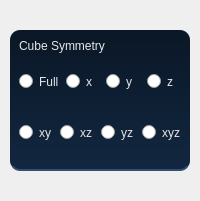
              <widget class="QWidget" name="page_3d">
               <property name="styleSheet">
                <string notr="true">QWidget#page_3d
{
background-color: rgb(39, 60, 84);
color:rgb(255, 68, 0);
border-style:outset;
border-width:3px;
border-color: rgb(16,26,38);
}</string>
               </property>
               <layout class="QVBoxLayout" name="verticalLayout_5">
                <property name="leftMargin">
                 <number>10</number>
                </property>
                <property name="topMargin">
                 <number>30</number>
                </property>
                <property name="rightMargin">
                 <number>10</number>
                </property>
                <property name="bottomMargin">
                 <number>30</number>
                </property>
                <item>
                 <widget class="QFrame" name="frame_3">
                  <property name="styleSheet">
                   <string notr="true">QFrame#frame_3
{
border-style:outset;
border-bottom-width:2px;
border-radius:10px;
border-color: rgb(47, 78, 115);
background-color: qlineargradient(spread:pad, x1:0, y1:1, x2:0, y2:0, stop:0 rgb(18, 39, 64), stop:1 rgb(10, 23, 38));
}</string>
                  </property>
                  <property name="frameShape">
                   <enum>QFrame::StyledPanel</enum>
                  </property>
                  <property name="frameShadow">
                   <enum>QFrame::Raised</enum>
                  </property>
                  <layout class="QVBoxLayout" name="verticalLayout_4">
                   <item>
                    <widget class="QLabel" name="label_16">
                     <property name="styleSheet">
                      <string notr="true">font: 12pt &quot;Microsoft YaHei UI Light&quot;;
color: rgb(231, 231, 231);</string>
                     </property>
                     <property name="text">
                      <string>Cube Symmetry</string>
                     </property>
                    </widget>
                   </item>
                   <item>
                    <spacer name="verticalSpacer_3">
                     <property name="orientation">
                      <enum>Qt::Vertical</enum>
                     </property>
                     <property name="sizeType">
                      <enum>QSizePolicy::Fixed</enum>
                     </property>
                     <property name="sizeHint" stdset="0">
                      <size>
                       <width>20</width>
                       <height>15</height>
                      </size>
                     </property>
                    </spacer>
                   </item>
                   <item>
                    <layout class="QHBoxLayout" name="horizontalLayout_6">
                     <property name="leftMargin">
                      <number>0</number>
                     </property>
                     <item>
                      <widget class="QRadioButton" name="radio_full_sym">
                       <property name="styleSheet">
                        <string notr="true">QRadioButton{
font: 11pt &quot;Microsoft YaHei UI Light&quot;;
color: rgb(231, 231, 231);}

QRadioButton:indicator:checked{
border-radius:6px;
background-color: qlineargradient(spread:pad, x1:0, y1:1, x2:0, y2:0, stop:0 rgb(53, 156, 230), stop:1 rgb(55, 119, 222));
border: 0.7px solid white;
}</string>
                       </property>
                       <property name="text">
                        <string>Full</string>
                       </property>
                      </widget>
                     </item>
                     <item>
                      <widget class="QRadioButton" name="radio_x_sym">
                       <property name="styleSheet">
                        <string notr="true">QRadioButton{
font: 11pt &quot;Microsoft YaHei UI Light&quot;;
color: rgb(231, 231, 231);}

QRadioButton:indicator:checked{
border-radius:6px;
background-color: qlineargradient(spread:pad, x1:0, y1:1, x2:0, y2:0, stop:0 rgb(53, 156, 230), stop:1 rgb(55, 119, 222));
border: 0.7px solid white;
}</string>
                       </property>
                       <property name="text">
                        <string>x</string>
                       </property>
                      </widget>
                     </item>
                     <item>
                      <widget class="QRadioButton" name="radio_y_sym">
                       <property name="styleSheet">
                        <string notr="true">QRadioButton{
font: 11pt &quot;Microsoft YaHei UI Light&quot;;
color: rgb(231, 231, 231);}

QRadioButton:indicator:checked{
border-radius:6px;
background-color: qlineargradient(spread:pad, x1:0, y1:1, x2:0, y2:0, stop:0 rgb(53, 156, 230), stop:1 rgb(55, 119, 222));
border: 0.7px solid white;
}</string>
                       </property>
                       <property name="text">
                        <string>y</string>
                       </property>
                      </widget>
                     </item>
                     <item>
                      <widget class="QRadioButton" name="radio_z_sym">
                       <property name="styleSheet">
                        <string notr="true">QRadioButton{
font: 11pt &quot;Microsoft YaHei UI Light&quot;;
color: rgb(231, 231, 231);}

QRadioButton:indicator:checked{
border-radius:6px;
background-color: qlineargradient(spread:pad, x1:0, y1:1, x2:0, y2:0, stop:0 rgb(53, 156, 230), stop:1 rgb(55, 119, 222));
border: 0.7px solid white;
}</string>
                       </property>
                       <property name="text">
                        <string>z</string>
                       </property>
                      </widget>
                     </item>
                    </layout>
                   </item>
                   <item>
                    <spacer name="verticalSpacer_5">
                     <property name="orientation">
                      <enum>Qt::Vertical</enum>
                     </property>
                     <property name="sizeType">
                      <enum>QSizePolicy::Minimum</enum>
                     </property>
                     <property name="sizeHint" stdset="0">
                      <size>
                       <width>100</width>
                       <height>30</height>
                      </size>
                     </property>
                    </spacer>
                   </item>
                   <item>
                    <layout class="QHBoxLayout" name="horizontalLayout_7">
                     <item>
                      <widget class="QRadioButton" name="radio_xy_sym">
                       <property name="styleSheet">
                        <string notr="true">QRadioButton{
font: 11pt &quot;Microsoft YaHei UI Light&quot;;
color: rgb(231, 231, 231);}

QRadioButton:indicator:checked{
border-radius:6px;
background-color: qlineargradient(spread:pad, x1:0, y1:1, x2:0, y2:0, stop:0 rgb(53, 156, 230), stop:1 rgb(55, 119, 222));
border: 0.7px solid white;
}</string>
                       </property>
                       <property name="text">
                        <string>xy</string>
                       </property>
                      </widget>
                     </item>
                     <item>
                      <widget class="QRadioButton" name="radio_xz_sym">
                       <property name="styleSheet">
                        <string notr="true">QRadioButton{
font: 11pt &quot;Microsoft YaHei UI Light&quot;;
color: rgb(231, 231, 231);}

QRadioButton:indicator:checked{
border-radius:6px;
background-color: qlineargradient(spread:pad, x1:0, y1:1, x2:0, y2:0, stop:0 rgb(53, 156, 230), stop:1 rgb(55, 119, 222));
border: 0.7px solid white;
}</string>
                       </property>
                       <property name="text">
                        <string>xz</string>
                       </property>
                      </widget>
                     </item>
                     <item>
                      <widget class="QRadioButton" name="radio_yz_sym">
                       <property name="styleSheet">
                        <string notr="true">QRadioButton{
font: 11pt &quot;Microsoft YaHei UI Light&quot;;
color: rgb(231, 231, 231);}

QRadioButton:indicator:checked{
border-radius:6px;
background-color: qlineargradient(spread:pad, x1:0, y1:1, x2:0, y2:0, stop:0 rgb(53, 156, 230), stop:1 rgb(55, 119, 222));
border: 0.7px solid white;
}</string>
                       </property>
                       <property name="text">
                        <string>yz</string>
                       </property>
                      </widget>
                     </item>
                     <item>
                      <widget class="QRadioButton" name="radio_xyz_sym">
                       <property name="styleSheet">
                        <string notr="true">QRadioButton{
font: 11pt &quot;Microsoft YaHei UI Light&quot;;
color: rgb(231, 231, 231);}

QRadioButton:indicator:checked{
border-radius:6px;
background-color: qlineargradient(spread:pad, x1:0, y1:1, x2:0, y2:0, stop:0 rgb(53, 156, 230), stop:1 rgb(55, 119, 222));
border: 0.7px solid white;
}</string>
                       </property>
                       <property name="text">
                        <string>xyz</string>
                       </property>
                      </widget>
                     </item>
                    </layout>
                   </item>
                   <item>
                    <spacer name="verticalSpacer_4">
                     <property name="orientation">
                      <enum>Qt::Vertical</enum>
                     </property>
                     <property name="sizeType">
                      <enum>QSizePolicy::Fixed</enum>
                     </property>
                     <property name="sizeHint" stdset="0">
                      <size>
                       <width>20</width>
                       <height>20</height>
                      </size>
                     </property>
                    </spacer>
                   </item>
                  </layout>
                 </widget>
                </item>
               </layout>
              </widget>
